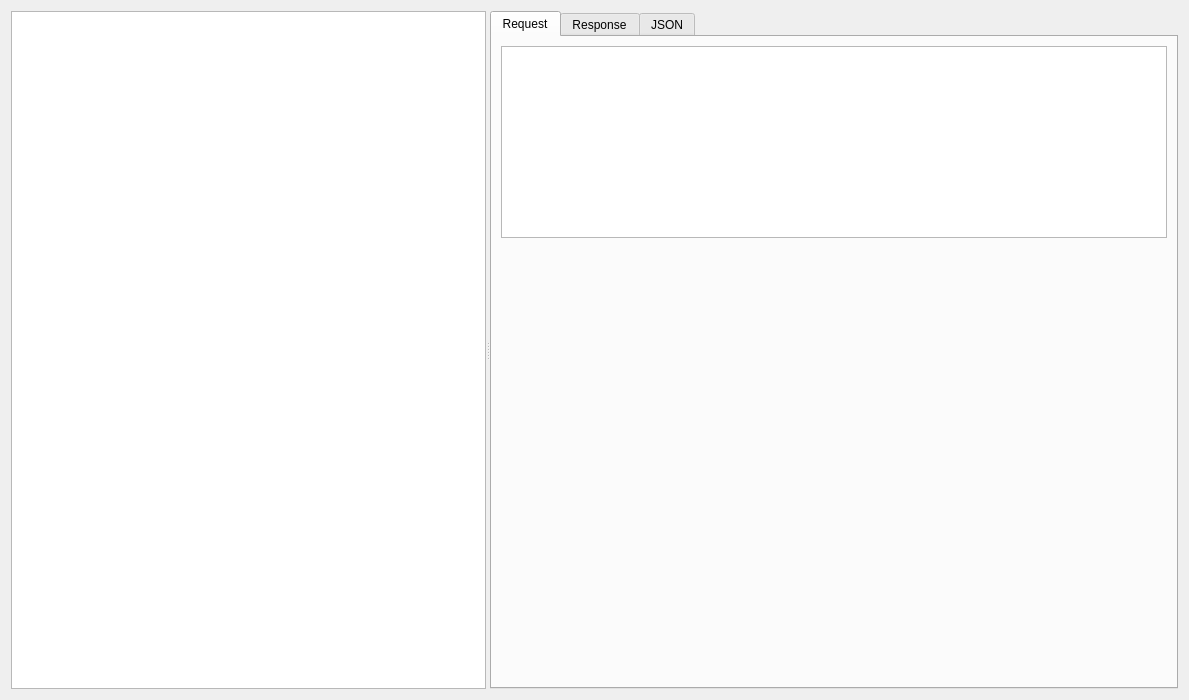
<?xml version="1.0" encoding="UTF-8"?>
<ui version="4.0">
 <class>RequestsPage</class>
 <widget class="QWidget" name="RequestsPage">
  <property name="geometry">
   <rect>
    <x>0</x>
    <y>0</y>
    <width>1189</width>
    <height>700</height>
   </rect>
  </property>
  <property name="windowTitle">
   <string>Form</string>
  </property>
  <layout class="QGridLayout" name="gridLayout_3">
   <item row="0" column="1">
    <widget class="QSplitter" name="splitter">
     <property name="orientation">
      <enum>Qt::Horizontal</enum>
     </property>
     <widget class="QTableView" name="requests">
      <property name="sizePolicy">
       <sizepolicy hsizetype="Expanding" vsizetype="Expanding">
        <horstretch>3</horstretch>
        <verstretch>0</verstretch>
       </sizepolicy>
      </property>
      <property name="editTriggers">
       <set>QAbstractItemView::NoEditTriggers</set>
      </property>
      <property name="selectionMode">
       <enum>QAbstractItemView::SingleSelection</enum>
      </property>
      <property name="selectionBehavior">
       <enum>QAbstractItemView::SelectRows</enum>
      </property>
      <attribute name="horizontalHeaderStretchLastSection">
       <bool>true</bool>
      </attribute>
     </widget>
     <widget class="QTabWidget" name="tabWidget">
      <property name="sizePolicy">
       <sizepolicy hsizetype="Expanding" vsizetype="Expanding">
        <horstretch>4</horstretch>
        <verstretch>0</verstretch>
       </sizepolicy>
      </property>
      <property name="currentIndex">
       <number>0</number>
      </property>
      <widget class="QWidget" name="tab">
       <attribute name="title">
        <string>Request</string>
       </attribute>
       <layout class="QGridLayout" name="gridLayout_5">
        <item row="0" column="0">
         <layout class="QGridLayout" name="gridLayout">
          <item row="0" column="0">
           <widget class="QTextBrowser" name="requestView">
            <property name="sizePolicy">
             <sizepolicy hsizetype="Expanding" vsizetype="MinimumExpanding">
              <horstretch>4</horstretch>
              <verstretch>1</verstretch>
             </sizepolicy>
            </property>
           </widget>
          </item>
          <item row="1" column="0">
           <widget class="BodyViewer" name="requestBody" native="true">
            <property name="sizePolicy">
             <sizepolicy hsizetype="Expanding" vsizetype="Expanding">
              <horstretch>4</horstretch>
              <verstretch>3</verstretch>
             </sizepolicy>
            </property>
           </widget>
          </item>
         </layout>
        </item>
       </layout>
      </widget>
      <widget class="QWidget" name="tab_2">
       <attribute name="title">
        <string>Response</string>
       </attribute>
       <layout class="QGridLayout" name="gridLayout_2">
        <item row="0" column="0">
         <widget class="QSplitter" name="splitter_3">
          <property name="orientation">
           <enum>Qt::Vertical</enum>
          </property>
          <widget class="QTextBrowser" name="responseView">
           <property name="sizePolicy">
            <sizepolicy hsizetype="Expanding" vsizetype="MinimumExpanding">
             <horstretch>0</horstretch>
             <verstretch>1</verstretch>
            </sizepolicy>
           </property>
          </widget>
          <widget class="BodyViewer" name="responseBody" native="true">
           <property name="sizePolicy">
            <sizepolicy hsizetype="Expanding" vsizetype="Expanding">
             <horstretch>4</horstretch>
             <verstretch>3</verstretch>
            </sizepolicy>
           </property>
          </widget>
         </widget>
        </item>
       </layout>
      </widget>
      <widget class="QWidget" name="tab_3">
       <attribute name="title">
        <string>JSON</string>
       </attribute>
       <layout class="QGridLayout" name="gridLayout_4">
        <item row="0" column="0">
         <widget class="QTextBrowser" name="requestJson"/>
        </item>
       </layout>
      </widget>
     </widget>
    </widget>
   </item>
  </layout>
 </widget>
 <customwidgets>
  <customwidget>
   <class>BodyViewer</class>
   <extends>QWidget</extends>
   <header>bodyviewer.h</header>
   <container>1</container>
  </customwidget>
 </customwidgets>
 <resources/>
 <connections/>
</ui>
